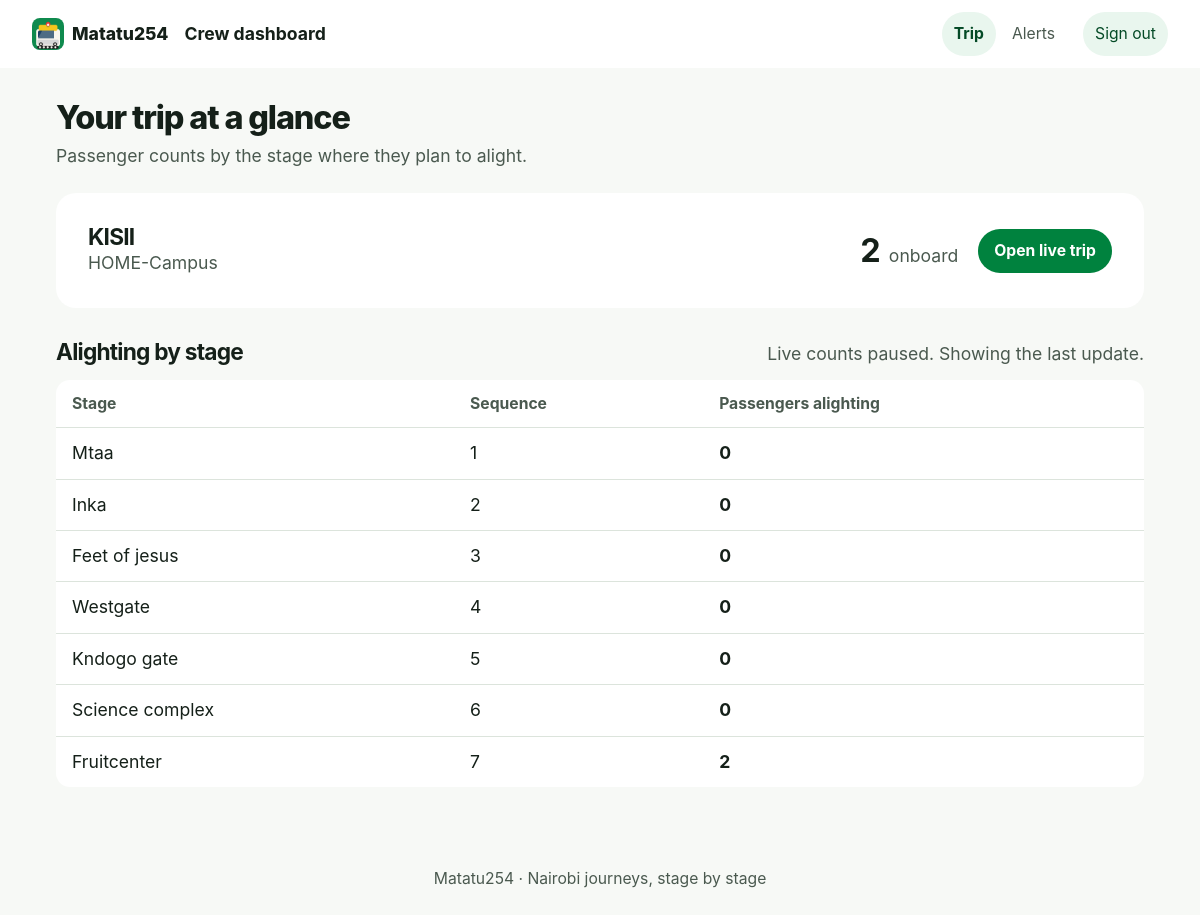
Screenshot of /conductor/ (signed in) with the database file from the repository.
### fleet/models.py (models this page shows, shortened)
class Matatu(models.Model):
	registration_number = models.CharField(max_length=20, unique=True)
	operator = models.CharField(max_length=255)
	owner = models.ForeignKey(settings.AUTH_USER_MODEL, on_delete=models.CASCADE, related_name="matatus", null=True, blank=True)
	created_at = models.DateTimeField(auto_now_add=True)

### trips/models.py (models this page shows, shortened)
class ActiveTrip(models.Model):
  class Status(models.TextChoices):
    CREATED = "created", "Created"
    ACTIVE = "active", "Active"
    COMPLETED = "completed", "Completed"
    CANCELLED = "cancelled", "Cancelled"
  matatu = models.ForeignKey(Matatu, on_delete=models.CASCADE)
  route = models.ForeignKey(Route, on_delete=models.CASCADE)
  start_time = models.DateTimeField(auto_now_add=True)
  end_time = models.DateTimeField(null=True, blank=True)
  status = models.CharField(
    max_length=9,
    choices=Status.choices,
    default=Status.CREATED,
  )
  current_latitude = models.DecimalField(
      max_digits=9, decimal_places=6, null=True, blank=True
  )
  current_longitude = models.DecimalField(
      max_digits=9, decimal_places=6, null=True, blank=True
  )
  last_ping_at = models.DateTimeField(null=True, blank=True)

### r_outes/models.py (models this page shows, shortened)
class Route(models.Model):
    name = models.CharField(max_length=100, unique=True)
    description = models.TextField(max_length=150, blank=True)

class Stage(models.Model):
    route = models.ForeignKey(Route, on_delete=models.CASCADE, related_name="stages")
    name = models.CharField(max_length=100)
    sequence_order = models.PositiveIntegerField()
    latitude = models.DecimalField(max_digits=9, decimal_places=6)
    longitude = models.DecimalField(max_digits=9, decimal_places=6)
    class Meta:
        ordering = ["route", "sequence_order"]
        constraints = [
            models.UniqueConstraint(
                fields=["route", "sequence_order"],
                name="unique_stage_order_per_route",
            ),
        ]

### conductor/views.py (the view)
# urls.py: path("", views.dashboard, name="dashboard"),
@login_required
def dashboard(request):
    if request.user.role != 'CONDUCTOR':
        return render(request, "conductor/not_conductor.html")
    matatu = _get_assigned_matatu(request.user)
    active_trip = None
    stage_counts = []
    total_passengers = 0
    if matatu:
        active_trip = ActiveTrip.objects.filter(
            matatu=matatu,
            status=ActiveTrip.Status.ACTIVE
        ).first()
    if active_trip:
        active_statuses = [
            JourneySession.Status.DESTINATION_SELECTED,
            JourneySession.Status.IN_TRANSIT,
            JourneySession.Status.APPROACHING,
            JourneySession.Status.ARRIVED,
        ]
        grouped_counts = {
            row['destination_stage_id']: row['count']
            for row in JourneySession.objects.filter(
                trip=active_trip, status__in=active_statuses
            ).values('destination_stage_id').annotate(count=Count('id'))
        }
        stage_counts = [
            {'stage': stage, 'count': grouped_counts.get(stage.pk, 0)}
            for stage in active_trip.route.stages.order_by('sequence_order')
        ]
        total_passengers = sum(row['count'] for row in stage_counts)
    context = {
        "matatu": matatu,
        "active_trip": active_trip,
        "stage_counts": stage_counts,
        "total_passengers": total_passengers,
    }
    return render(request, "conductor/dashboard.html", context)

### conductor/views.py (called while the page is built)
def _get_assigned_matatu(user):
    if not user or not getattr(user, 'is_authenticated', False):
        return None
    matatu = getattr(user, 'matatu', None)
    if matatu:
        return matatu
    return Matatu.objects.filter(conductor=user).first() or user.matatus.first()

### conductor/templates/conductor/dashboard.html (shortened to what this page needs)
{% extends 'base.html' %}
{% load static %}
{% block app_title %}Crew dashboard{% endblock %}
{% block content %}
<section class="page-shell crew-dashboard">
  <header class="page-heading"><div><h1>Your trip at a glance</h1><p>Passenger counts by the stage where they plan to alight.</p></div></header>
  {% if not matatu %}
    <div class="surface empty-state"><h2>No matatu assigned</h2><p>Ask an administrator to assign a vehicle to your crew account.</p></div>
  {% elif not active_trip %}
    <div class="surface empty-state"><h2>{{ matatu.registration_number }}</h2><p>There’s no active trip for this vehicle right now.</p><p>An administrator needs to start a trip before passengers can join.</p></div>
  {% else %}
    <div id="crew-dashboard-data" data-tracking-url="{% url 'conductor:trip-tracking-data' active_trip.pk %}">
      <section class="surface surface-pad crew-trip-card">
        <div><h2>{{ matatu.registration_number }}</h2><p>{{ active_trip.route.name }}</p></div>
        <div class="crew-total"><strong id="crew-total-count" class="live-count">{{ total_passengers }}</strong><span>onboard</span></div>
        <a class="btn btn-primary" href="{% url 'conductor:trip-detail' active_trip.pk %}">Open live trip</a>
      </section>
      {% if stage_counts %}
        <section class="crew-counts" aria-labelledby="crew-count-heading">
          <div class="section-heading"><h2 id="crew-count-heading">Alighting by stage</h2><span id="crew-refresh-status" class="muted" role="status" aria-live="polite">Live counts</span></div>
          <div class="surface table-wrap crew-counts-desktop">
            <table><thead><tr><th>Stage</th><th>Sequence</th><th>Passengers alighting</th></tr></thead><tbody>
              {% for row in stage_counts %}<tr data-stage-order="{{ row.stage.sequence_order }}"><td>{{ row.stage.name }}</td><td>{{ row.stage.sequence_order }}</td><td><strong class="live-count" data-stage-count>{{ row.count }}</strong></td></tr>{% endfor %}
            </tbody></table>
          </div>
        </section>
      {% else %}
        <div class="surface empty-state"><h2>No stages on this route</h2><p>Ask an administrator to add the route stages before boarding.</p></div>
      {% endif %}
    </div>
  {% endif %}
</section>
{% endblock %}

### static/css/tokens.css (style rules this page uses)
:root { color-scheme: light; --brand-50: #e9f6ee; --brand-100: #ccead7; --brand-200: #a1d8b6; --brand-300: #71c18f; --brand-400: #44a96c; --brand-500: #00823e; --brand-600: #08753b; --brand-700: #075f32; --brand-800: #044a26; --brand-900: #03351c; --success: #08753b; --success-soft: #e9f6ee; --warning: #875700; --warning-soft: #fff3d6; --danger: #a33b30; --danger-soft: #fcebe8; --neutral-0: #ffffff; --neutral-50: #f7f9f6; --neutral-100: #edf1ed; --neutral-200: #dce4dc; --neutral-300: #c2cdc4; --neutral-400: #95a198; --neutral-500: #69776e; --neutral-600: #4a594f; --neutral-700: #344238; --neutral-800: #202d24; --neutral-900: #152019; --ink: var(--neutral-900); --ink-muted: var(--neutral-600); --surface: var(--neutral-0); --surface-raised: var(--neutral-0); --background: var(--neutral-50); --border: var(--neutral-200); --focus: #8b5d00; --skip-link-foreground: var(--neutral-0); --font-sans: Inter, ui-sans-serif, system-ui, -apple-system, BlinkMacSystemFont, "Segoe UI", sans-serif; --text-xs: clamp(.8125rem, .78rem + .12vw, .875rem); --text-sm: clamp(.9rem, .86rem + .16vw, .98rem); --text-md: clamp(1rem, .96rem + .2vw, 1.1rem); --text-lg: clamp(1.2rem, 1.06rem + .48vw, 1.5rem); --text-xl: clamp(1.55rem, 1.2rem + 1.1vw, 2.25rem); --text-display: clamp(2.4rem, 1.5rem + 4vw, 4.8rem); --line-tight: 1.08; --line-normal: 1.5; --space-0: 0; --space-1: .25rem; --space-0-25: .0625rem; --space-0-5: .125rem; --space-0-75: .1875rem; --space-1-5: .375rem; --space-2-5: .625rem; --space-3-5: .875rem; --space-2: .5rem; --space-3: .75rem; --space-4: 1rem; --space-5: 1.25rem; --space-6: 1.5rem; --space-8: 2rem; --space-10: 2.5rem; --space-12: 3rem; --space-16: 4rem; --space-20: 5rem; --space-24: 6rem; --space-25: 6.25rem; --space-30: 7.5rem; --page-gutter: clamp(var(--space-4), 4vw, var(--space-8)); --space-fluid-3: 3vw; --space-fluid-4: 4vw; --space-fluid-5: 5vw; --space-fluid-6: 6vw; --space-fluid-auth: 7vh; --page-shell-width: 68rem; --content-width: 76rem; --reading-width: 44rem; --screen-min-width: 20rem; --topbar-height: 3.25rem; --form-panel-width: 34rem; --form-large-width: 48rem; --scan-frame-max: 25rem; --scan-viewfinder-max: 15rem; --qr-image-max: 18.75rem; --stage-sticky-top: 4rem; --bottom-tabs-offset: 4.25rem; --home-min-height: 62vh; --landing-min-height: 75svh; --viewport-min-height: 100vh; --focus-outline-width: .1875rem; --stroke-2: .125rem; --stroke-3: .1875rem; --stroke-4: .25rem; --icon-size: 1.35rem; --route-map-label-size: 14px; --map-min-height: 22rem; --map-min-height-mobile: 15rem; --touch-target: 2.75rem; --border-width: 1px; --link-offset: .18em; --heading-tracking: -.035em; --title-tracking: -.06em; --title-line-height: .98; --small-hover-rise: -.0625rem; --small-press-scale: .97; --meter-line-height: .125rem; --route-stage-line: .1875rem; --scan-frame-width: 70vw; --scan-finder-width: 56vw; --scan-pulse-travel: 6rem; --scan-pulse-opacity: .65; --scan-line-opacity: .55; --scan-marker-scale: 1.18; --count-change-scale: 1.04; --content-arrive-opacity: .35; --tab-arrive-scale: .25; --page-shift-distance: var(--space-4); --table-min-column: 17rem; --qr-page-width: 45rem; --home-route-text-min: 3.5rem; --scan-video-ratio-x: 4; --scan-video-ratio-y: 3; --route-map-ratio-x: 5; --route-map-ratio-y: 3; --scan-window-border: var(--stroke-4); --visually-hidden-size: 1px; --border-radius-full: 50%; --content-stagger-1: 30ms; --content-stagger-2: 60ms; --content-stagger-3: 90ms; --content-stagger-4: 120ms; --content-stagger-5: 150ms; --tabbar-wide-width: 28rem; --tabbar-wide-transform-hidden: 150%; --content-limit-hero-wide: 15ch; --home-route-min-mobile: 2.75rem; --landing-title-mobile-min: 2.7rem; --landing-title-mobile-max: 4.2rem; --ticket-title-mobile-max: 4rem; --landing-title-mobile-width: 13vw; --ticket-title-mobile-width: 14vw; --ticket-mobile-height: 62svh; --landing-desktop-column-min: 20rem; --scan-desktop-column-min: 16rem; --map-min-height-mobile: 15rem; --motion-off-duration: .01ms; --radius-sm: .5rem; --radius-md: .875rem; --radius-lg: 1.25rem; --radius-xl: 1.75rem; --radius-pill: 999px; --shadow-float: 0 1rem 2.5rem rgb(21 32 25 / .14); --shadow-sheet: 0 .5rem 1.5rem rgb(21 32 25 / .09); --z-base: 0; --z-content: 1; --z-header: 20; --z-tabbar: 30; --z-banner: 40; --z-dialog: 50; --dur-fast: 150ms; --dur-base: 250ms; --dur-slow: 400ms; --dur-skeleton: 1400ms; --dur-scan: 2s; --dur-pulse: 1600ms; --ease-out: cubic-bezier(.22, 1, .36, 1); --ease-standard: cubic-bezier(.2, 0, 0, 1); }

### rows the page displays
Matatu: registration_number "KISII"
ActiveTrip: route.name "HOME-Campus"
Stage: stage.name "Mtaa", stage.sequence_order "1", count "0"
Stage: stage.name "Inka", stage.sequence_order "2", count "0"
Stage: stage.name "Feet of jesus", stage.sequence_order "3", count "0"
Stage: stage.name "Westgate", stage.sequence_order "4", count "0"
Stage: stage.name "Kndogo gate", stage.sequence_order "5", count "0"
Stage: stage.name "Science complex", stage.sequence_order "6", count "0"
Stage: stage.name "Fruitcenter", stage.sequence_order "7", count "2"

### other values shown
{{ total_passengers }} "2"
